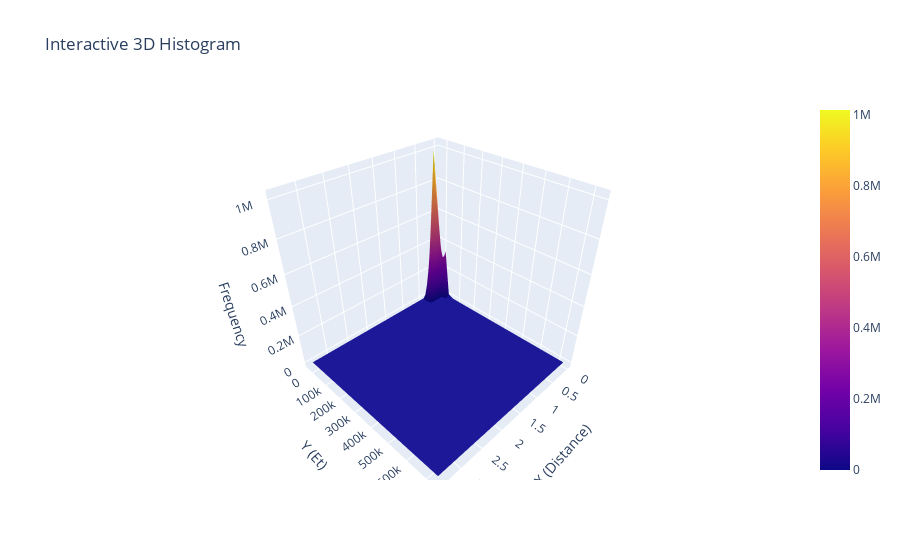

Write notebook code for a chart like this one.
### Code cell
visualise_topocluster_ETs(DFs[1])

### Figure 1 — Plotly figure (JSON) as saved in the notebook; plotly's stock layout.template omitted (floating-point values rounded to 4 significant figures; data arrays with more than 128 entries replaced by an {"elided": "..."} marker saying what was removed)
{"data": [{"type": "surface", "x": {"elided": "30x30 float values"}, "y": {"elided": "30x30 float values"}, "z": {"elided": "30x30 int values"}}], "layout": {"scene": {"xaxis": {"title": {"text": "X (Distance)"}}, "yaxis": {"title": {"text": "Y (Et)"}}, "zaxis": {"title": {"text": "Frequency"}}}, "title": {"text": "Interactive 3D Histogram"}}}
